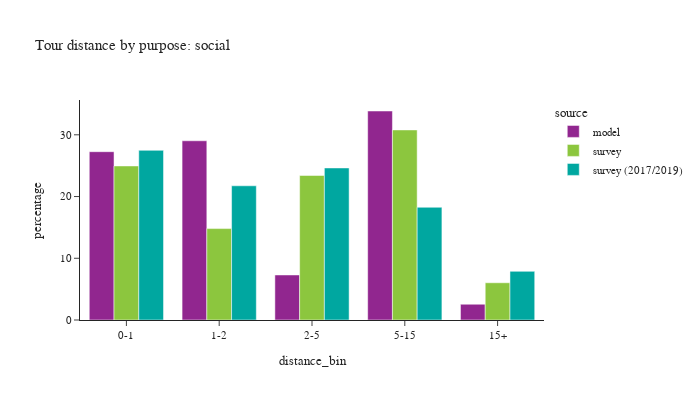

Notebook source saved alongside this figure:
### Code cell
plot_bins(tour, tour['pdpurp'] == 7, 'social')

### Figure 1 — Plotly figure (JSON) as saved in the notebook; plotly's stock layout.template omitted (floating-point values rounded to 4 significant figures)
{"data": [{"alignmentgroup": "True", "customdata": [[39182], [41724], [10485], [48656], [3668]], "hovertemplate": "source=model<br>distance_bin=%{x}<br>percentage=%{y}<br>sample count=%{customdata[0]}<extra></extra>", "legendgroup": "model", "marker": {"color": "#91268F", "pattern": {"shape": ""}}, "name": "model", "offsetgroup": "model", "orientation": "v", "showlegend": true, "textposition": "auto", "type": "bar", "x": ["0-1", "1-2", "2-5", "5-15", "15+"], "xaxis": "x", "y": [27.26, 29.03, 7.296, 33.86, 2.552], "yaxis": "y"}, {"alignmentgroup": "True", "customdata": [[1016], [546], [661], [580], [199]], "hovertemplate": "source=survey<br>distance_bin=%{x}<br>percentage=%{y}<br>sample count=%{customdata[0]}<extra></extra>", "legendgroup": "survey", "marker": {"color": "#8CC63E", "pattern": {"shape": ""}}, "name": "survey", "offsetgroup": "survey", "orientation": "v", "showlegend": true, "textposition": "auto", "type": "bar", "x": ["0-1", "1-2", "2-5", "5-15", "15+"], "xaxis": "x", "y": [24.96, 14.81, 23.41, 30.79, 6.035], "yaxis": "y"}, {"alignmentgroup": "True", "customdata": [[1104], [535], [678], [470], [162]], "hovertemplate": "source=survey (2017/2019)<br>distance_bin=%{x}<br>percentage=%{y}<br>sample count=%{customdata[0]}<extra></extra>", "legendgroup": "survey (2017/2019)", "marker": {"color": "#00A7A0", "pattern": {"shape": ""}}, "name": "survey (2017/2019)", "offsetgroup": "survey (2017/2019)", "orientation": "v", "showlegend": true, "textposition": "auto", "type": "bar", "x": ["0-1", "1-2", "2-5", "5-15", "15+"], "xaxis": "x", "y": [27.49, 21.74, 24.63, 18.26, 7.883], "yaxis": "y"}], "layout": {"barmode": "group", "font": {"size": 11}, "height": 400, "legend": {"title": {"text": "source"}, "tracegroupgap": 0}, "title": {"text": "Tour distance by purpose: social"}, "width": 700, "xaxis": {"anchor": "y", "domain": [0.0, 1.0], "title": {"text": "distance_bin"}}, "yaxis": {"anchor": "x", "domain": [0.0, 1.0], "title": {"text": "percentage"}}}}
